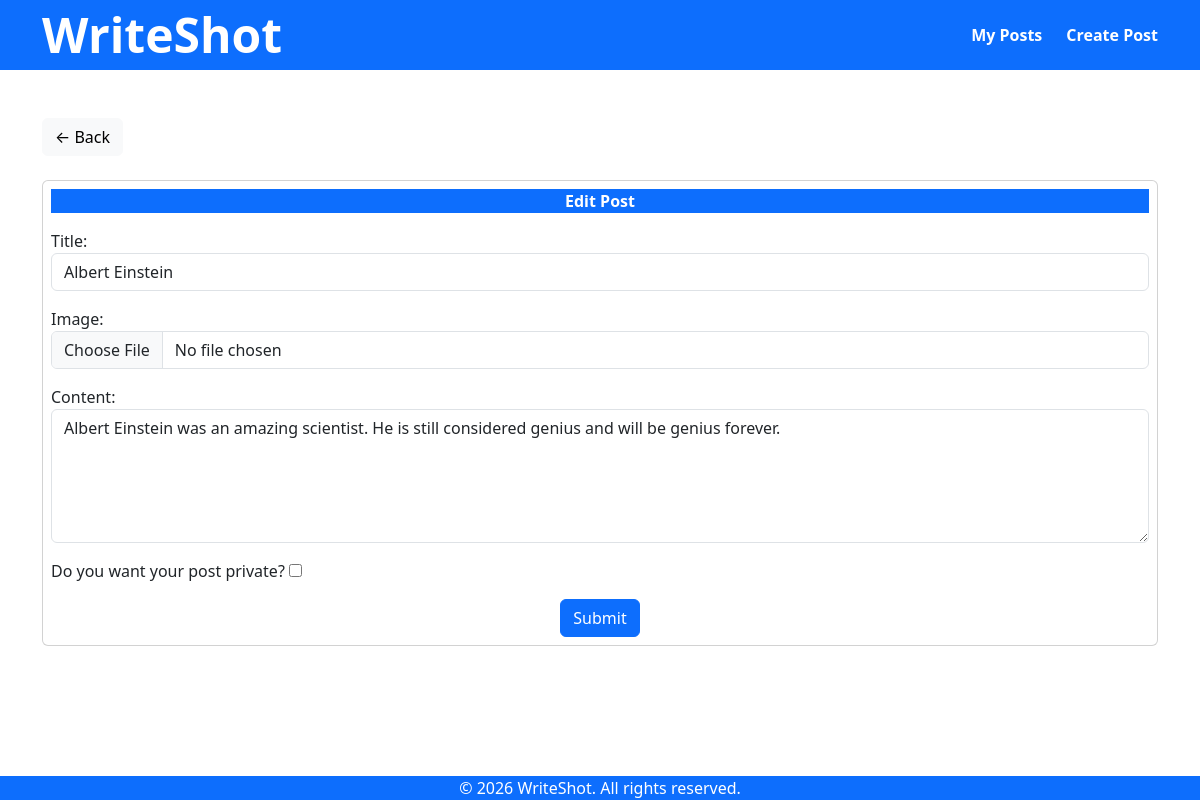
Screenshot of /16/Albert Einstein/post_edit/ with the database file from the repository.
### blog_app/models.py (models this page shows, shortened)
class Post (models.Model):
    title = models.CharField(max_length=200)
    image = models.ImageField(upload_to='post_images/', blank=True, null=True)
    content = models.TextField()
    created_at = models.DateTimeField(auto_now_add=True)
    is_private = models.BooleanField(default=False)

### blog_app/views.py (the view)
# urls.py: path('<int:pk>/<str:title>/post_edit/', views.post_edit, name='post_edit' ),
def post_edit (request, pk, title):
    post_obj = get_object_or_404(Post, pk=pk, title=title)
    old_image = post_obj.image
    if request.method == "POST":
        form = PostForm(request.POST, request.FILES, instance=post_obj)
        if form.is_valid():
            updated_post = form.save()
            if 'image' in request.FILES:
                if old_image and old_image != updated_post.image:
                    old_image.delete(save=False)
            messages.success(request, 'Post updated successfully!')
            return redirect('post_details', pk=post_obj.pk, title=post_obj.title)
        else:
            messages.error(request, 'Error while updating post...')
    else:
        form = PostForm(instance=post_obj)
    return render (request, 'blog_app/post_form.html', {
        'form':form,
        'post':post_obj
    })

### blog_app/forms.py
class PostForm (forms.ModelForm):
    class Meta:
        model = Post
        exclude = ['created_at']
        labels= {
            'is_private':'Do you want your post private?'
        }
        widgets = {
            'title': forms.TextInput(attrs={
                'class': 'form-control',
                'placeholder': 'Enter post title'
            }),
            'content': forms.Textarea(attrs={
                'class': 'form-control',
                'rows': 5
            }),
            'image': forms.FileInput(attrs={
                'class': 'form-control',
                'accept': 'image/*'
            })
        }

### blog_app/templates/blog_app/post_form.html (shortened to what this page needs)
{% extends 'blog_app/base.html' %}
{% block content %}
<div class="container mt-4 p-0 rounded-4">
    <a href="{% url 'post_list' %}" class="btn btn-light mb-4">
        ← Back
    </a>
    <div class="card p-2">
        <form action="" class="form" method="post" enctype="multipart/form-data">
            {% if form.instance.pk %}
                    <p class="text-center bg-primary text-white fw-bold">Edit Post</p>
            {% else %}
                    <p class="text-center bg-primary text-white fw-bold">Create New Post</p>
            {% endif %}
            {{form.as_p}}
            <div class="text-center">
                <button type="submit" class="btn btn-primary">Submit</button>
            </div>
        </form>
    </div>
</div>
{% endblock content %}

### blog_app/templates/blog_app/base.html (style rules this page uses)
:root { --navbar-height: 70px; --footer-height: 60px; }
body { padding-top: var(--navbar-height); padding-bottom: var(--footer-height); }

### rows the page displays
Post: title "Albert Einstein", content "Albert Einstein was an amazing scientist. He is still considered genius and will be genius forever."
